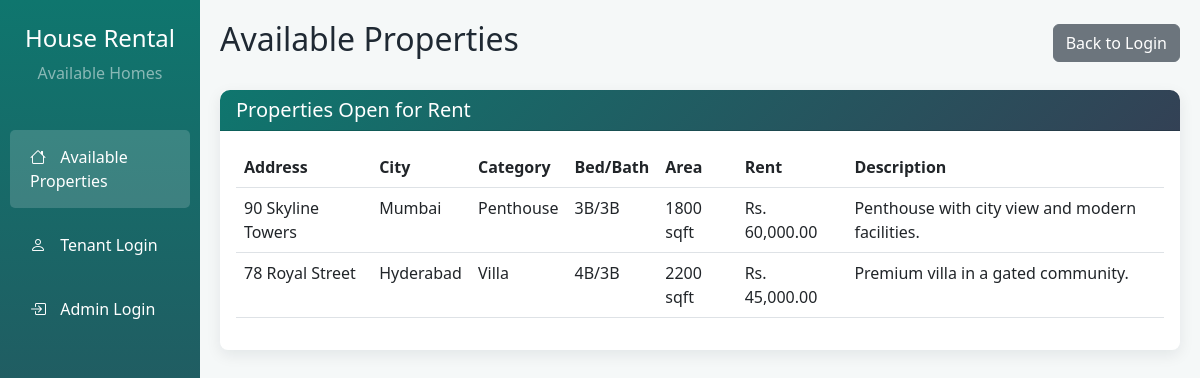
The page /available_properties.php on the database its author committed.
### tables this page shows
CREATE TABLE IF NOT EXISTS properties (
    property_id INT AUTO_INCREMENT PRIMARY KEY,
    admin_id INT NOT NULL,
    address VARCHAR(255) NOT NULL,
    city VARCHAR(100) NOT NULL,
    owner_name VARCHAR(100) NOT NULL,
    rent DECIMAL(10,2) NOT NULL,
    category_id INT NOT NULL,
    status VARCHAR(20) DEFAULT 'Available',
    image VARCHAR(255) DEFAULT NULL,
    bedrooms INT DEFAULT 1,
    bathrooms INT DEFAULT 1,
    area_sqft INT DEFAULT NULL,
    description TEXT,
    FOREIGN KEY (admin_id) REFERENCES admins(admin_id) ON DELETE CASCADE,
    FOREIGN KEY (category_id) REFERENCES categories(category_id) ON DELETE CASCADE
);

CREATE TABLE IF NOT EXISTS categories (
    category_id INT AUTO_INCREMENT PRIMARY KEY,
    category_name VARCHAR(50) NOT NULL
);

### available_properties.php (the view, shortened to what this page needs)
<?php
include 'db.php';
$available_properties = mysqli_query($conn, "SELECT p.*, c.category_name FROM properties p LEFT JOIN categories c ON p.category_id = c.category_id WHERE p.status = 'Available' ORDER BY p.property_id DESC");
?>
<!DOCTYPE html>
<html lang="en">
<head>
    <link href="https://cdn.jsdelivr.net/npm/bootstrap@5.3.0/dist/css/bootstrap.min.css" rel="stylesheet">
    <link rel="stylesheet" href="css/style.css">
</head>
<body>
    <div class="container-fluid">
        <div class="row">
            <div class="col-md-2 sidebar p-0">
                <div class="text-center py-4">
                    <h4 class="text-white">House Rental</h4>
                    <p class="text-white-50">Available Homes</p>
                </div>
                <nav class="nav flex-column">
                    <a class="nav-link active" href="available_properties.php"><i class="bi bi-house"></i> Available Properties</a>
                    <a class="nav-link" href="tenant_login.php"><i class="bi bi-person"></i> Tenant Login</a>
                    <a class="nav-link" href="login.php"><i class="bi bi-box-arrow-in-right"></i> Admin Login</a>
                </nav>
            </div>
            <div class="col-md-10 main-content">
                <div class="d-flex justify-content-between align-items-center mb-4">
                    <h2>Available Properties</h2>
                    <a href="login.php" class="btn btn-secondary">Back to Login</a>
                </div>
                <div class="card table-card">
                    <div class="card-header">
                        <h5 class="mb-0">Properties Open for Rent</h5>
                    </div>
                    <div class="card-body">
                        <div class="table-responsive">
                            <table class="table table-hover">
                                <thead>
                                    <tr>
                                        <th>Address</th>
                                        <th>City</th>
                                        <th>Category</th>
                                        <th>Bed/Bath</th>
                                        <th>Area</th>
                                        <th>Rent</th>
                                        <th>Description</th>
                                    </tr>
                                </thead>
                                <tbody>
                                    <?php while ($row = mysqli_fetch_assoc($available_properties)): ?>
                                    <tr>
                                        <td><?php echo $row['address']; ?></td>
                                        <td><?php echo $row['city']; ?></td>
                                        <td><?php echo $row['category_name']; ?></td>
                                        <td><?php echo $row['bedrooms']; ?>B/<?php echo $row['bathrooms']; ?>B</td>
                                        <td><?php echo $row['area_sqft'] ? $row['area_sqft'] . ' sqft' : '-'; ?></td>
                                        <td>Rs. <?php echo number_format($row['rent'], 2); ?></td>
                                        <td><?php echo $row['description'] ? $row['description'] : '-'; ?></td>
                                    </tr>
                                    <?php endwhile; ?>
                                </tbody>
                            </table>
                        </div>
                    </div>
                </div>
            </div>
        </div>
    </div>
    <link rel="stylesheet" href="https://cdn.jsdelivr.net/npm/bootstrap-icons@1.10.0/font/bootstrap-icons.css">
</body>
</html>

### css/style.css (style rules this page uses)
body { background-color: #f5f8f8; color: #1f2933; }
.sidebar { min-height: 100vh; background: linear-gradient(180deg, #0f766e 0%, #334155 100%); }
.sidebar .nav-link { color: white; padding: 15px 20px; margin: 5px 10px; border-radius: 5px; transition: all 0.3s; }
.sidebar .nav-link:hover, .sidebar .nav-link.active { background-color: rgba(255,255,255,0.16); color: white; }
.sidebar .nav-link i { margin-right: 10px; }
.main-content { padding: 20px; }
.table-card { border: 0; border-radius: 8px; box-shadow: 0 5px 15px rgba(15, 23, 42, 0.08); }
.table-card .card-header { background: linear-gradient(135deg, #0f766e 0%, #334155 100%); color: white; border-radius: 10px 10px 0 0; }

### rows shown on the page
properties: address "90 Skyline Towers", city "Mumbai", category.category_name "Penthouse", bedrooms "3", bathrooms "3", area_sqft "1800", rent "60,000.00", description "Penthouse with city view and modern facilities."
properties: address "78 Royal Street", city "Hyderabad", category.category_name "Villa", bedrooms "4", bathrooms "3", area_sqft "2200", rent "45,000.00", description "Premium villa in a gated community."
